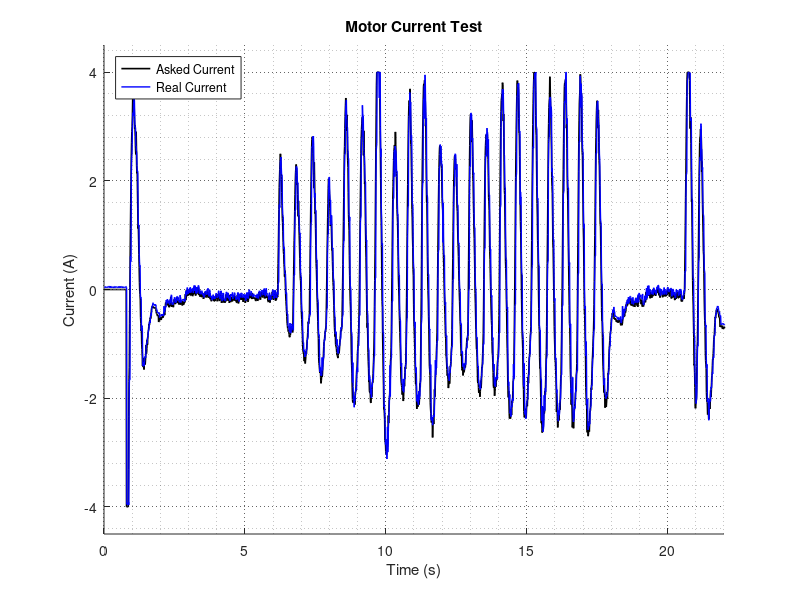

MATLAB code for this plot:
close all;

% Data read out
data=csvread('currentTest.csv');
time=data(:,1)*0.01;
asked_current=data(:,2);
real_current=-data(:,3);    % The measurement has the opposite sign due to the way the current is measured

figure(1);
hold on;
plot(time, asked_current,'k','linewidth',1.2);
plot(time, real_current,'b','linewidth',1); 

title('Motor Current Test');
grid on, grid minor;
set(gca,'GridLineStyle',':', 'GridColor', 'k', 'GridAlpha', .6)
xlabel('Time (s)');
ylabel('Current (A)');
legend('Asked Current','Real Current','Location','NorthWest');
axis([0 22 -4.5 4.5]);
hold off;
